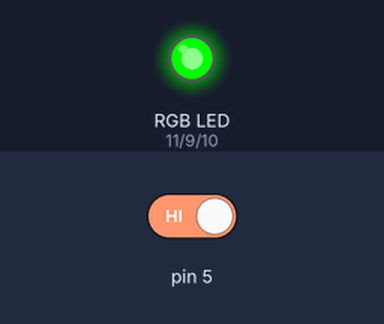
This sketch was run on a simulated Arduino Uno, built with avr-gcc and run on an emulated ATmega328P. On the bench: an RGB LED mixed from three pins (HIGH = lit). The test bench sets the inputs (shaded band); at power-on: pin 5 HIGH.

Above: at 1.2 s.
1.3 s: pin 5 driven LOW
At 1.6 s:
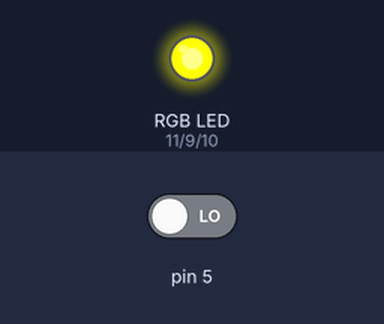
At 4.3 s:
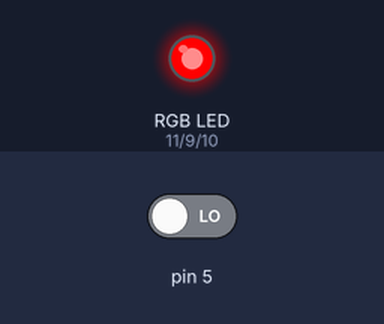
Timing chart, 0 to 5.8 s (numbered marks = the images above; inputs shaded):
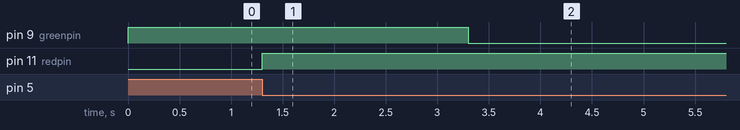

Measured:
- after the input at 1.3 s, pin 9 (greenpin): HIGH → LOW after 2.0 s; pin 11 (redpin): LOW → HIGH at once

The sketch:

RGB_LED_Traffic_lights.ino
```cpp
#define greenpin 9
#define bluepin 10
#define redpin 11

void setup(){
	pinMode(redpin, OUTPUT);
	pinMode(greenpin, OUTPUT);
	pinMode(bluepin, OUTPUT);
	pinMode(5, INPUT);
}

void RGB(int r, int g, int b){
	analogWrite(redpin, r);
	analogWrite(greenpin, g);
	analogWrite(bluepin, b);
}

void loop(){
  RGB(0, 255, 0);//green
  if(digitalRead(5) == LOW){
    RGB(255, 255, 0);//yellow
    delay(2000);
    RGB(255, 0, 0);//red
    while(digitalRead(5) == LOW){
    }
    while(digitalRead(5) == HIGH){
    }
    RGB(0, 255, 0);//green
    while(digitalRead(5) == LOW){
    }
  }
}
```
